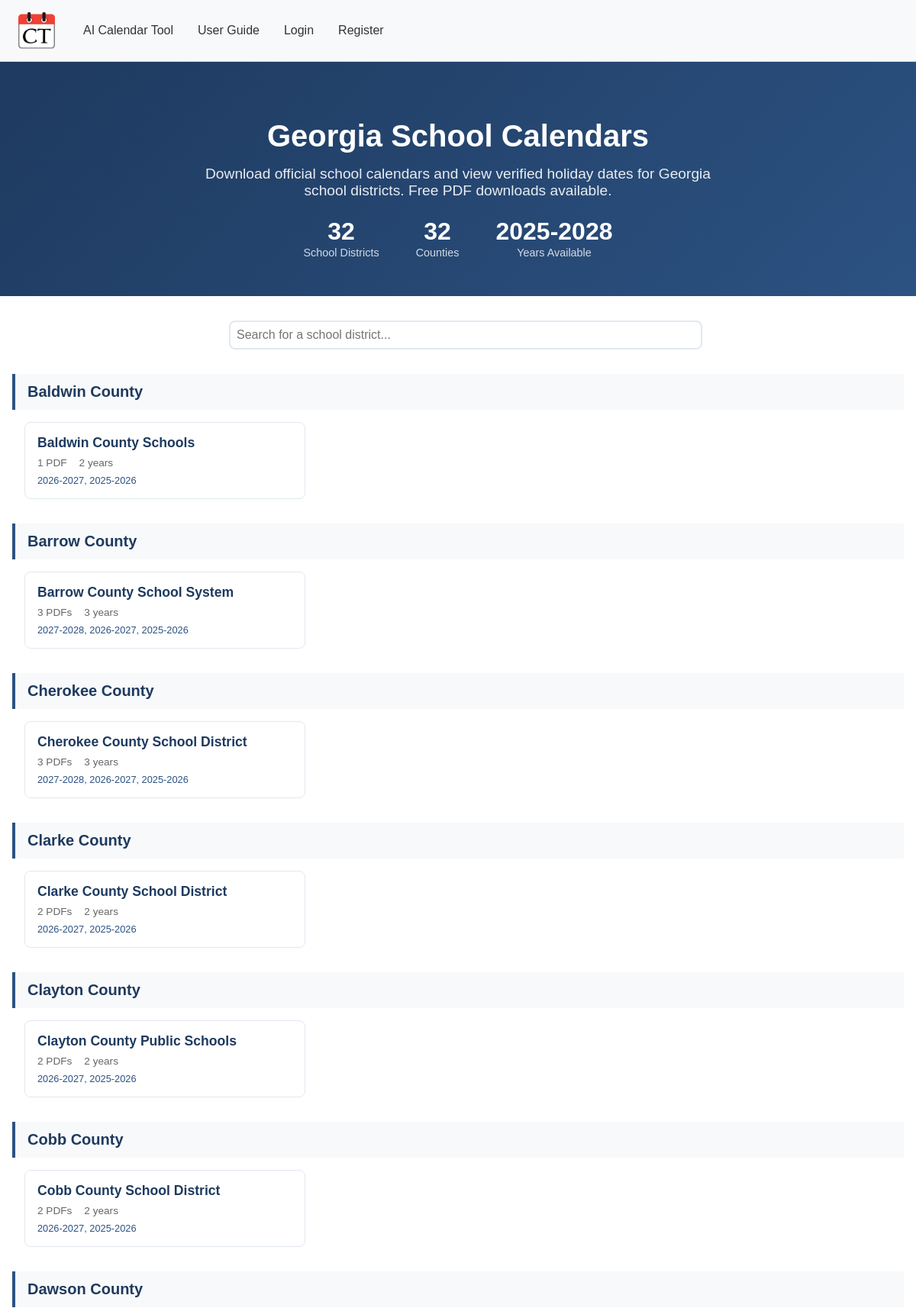
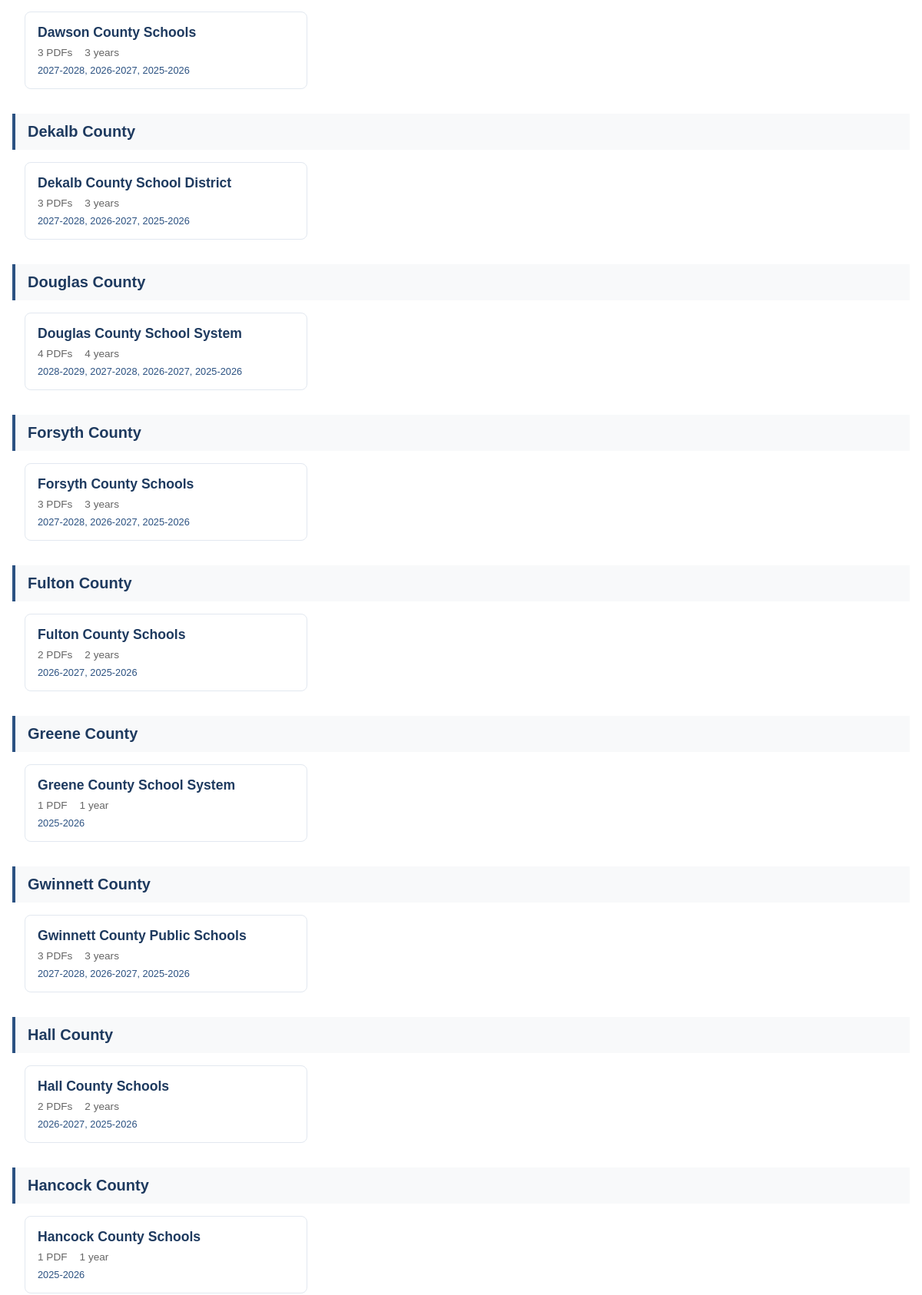
Page /georgia-school-calendars (upper part) on the committed database (2 pictures, top to bottom).
### models.py (models this page shows, shortened)
class SchoolEntity(db.Model):
    __tablename__ = 'school_entity'
    id = db.Column(db.Integer, primary_key=True)
    entity_type = db.Column(db.String(20), nullable=False, default='public_district')
    district_name = db.Column(db.String(255), nullable=False)
    normalized_name = db.Column(db.String(255), nullable=False, index=True)
    county = db.Column(db.String(100), nullable=True, index=True)
    nces_id = db.Column(db.String(50), nullable=True)
    is_active = db.Column(db.Boolean, default=True)
    website = db.Column(db.String(500), nullable=True)
    official_website = db.Column(db.String(500), nullable=True)  # Main school district website
    calendar_page_url = db.Column(db.String(500), nullable=True)  # Direct link to calendar page
    slug = db.Column(db.String(100), nullable=True, unique=True, index=True)  # URL-friendly name
    created_at = db.Column(db.DateTime, default=datetime.utcnow)
    updated_at = db.Column(db.DateTime, default=datetime.utcnow, onupdate=datetime.utcnow)
    __table_args__ = (
        db.UniqueConstraint('entity_type', 'normalized_name', 'county', name='uix_entity_type_name_county'),
        db.Index('ix_entity_county_name', 'county', 'normalized_name'),
    )

### main.py (the view)
@main.route('/georgia-school-calendars')
def school_calendars_index():
    entities = SchoolEntity.query.filter_by(is_active=True).order_by(SchoolEntity.county, SchoolEntity.district_name).all()
    counties = {}
    for entity in entities:
        county = entity.county or 'Other'
        if county not in counties:
            counties[county] = []
        file_count = CalendarFile.query.filter_by(school_entity_id=entity.id).count()
        years = db.session.query(VerifiedHoliday.school_year).filter_by(
            school_entity_id=entity.id
        ).distinct().all()
        counties[county].append({
            'entity': entity,
            'file_count': file_count,
            'years_available': sorted([y[0] for y in years], reverse=True)
        })
    sorted_counties = dict(sorted(counties.items()))
    return render_template('school_calendars_index.html',
        counties=sorted_counties,
        total_schools=len(entities)
    )

### templates/school_calendars_index.html (shortened to what this page needs)
{% extends "base.html" %}
{% block content %}
<div class="school-calendars-hero">
    <h1>Georgia School Calendars</h1>
    <p>Download official school calendars and view verified holiday dates for Georgia school districts. Free PDF downloads available.</p>
    <div class="stats-bar">
        <div class="stat-item">
            <span class="stat-number">{{ total_schools }}</span>
            <span class="stat-label">School Districts</span>
        </div>
        <div class="stat-item">
            <span class="stat-number">{{ counties|length }}</span>
            <span class="stat-label">Counties</span>
        </div>
        <div class="stat-item">
            <span class="stat-number">2025-2028</span>
            <span class="stat-label">Years Available</span>
        </div>
    </div>
</div>
<div class="search-container">
    <input type="text" id="schoolSearch" class="search-input" placeholder="Search for a school district..." autocomplete="off">
</div>
<div class="content-container">
    {% for county, schools in counties.items() %}
    <div class="county-section" data-county="{{ county }}">
        <div class="county-header">{{ county }} County</div>
        <div class="schools-grid">
            {% for school in schools %}
            <a href="{{ url_for('main.school_calendar_detail', slug=school.entity.slug) }}" class="school-card" data-name="{{ school.entity.district_name|lower }}">
                <div class="school-name">{{ school.entity.district_name }}</div>
                <div class="school-meta">
                    {% if school.file_count > 0 %}
                    <span>{{ school.file_count }} PDF{% if school.file_count != 1 %}s{% endif %}</span>
                    {% endif %}
                    {% if school.years_available %}
                    <span>{{ school.years_available|length }} year{% if school.years_available|length != 1 %}s{% endif %}</span>
                    {% endif %}
                </div>
                {% if school.years_available %}
                <div class="years-available">{{ school.years_available|join(', ') }}</div>
                {% endif %}
            </a>
            {% endfor %}
        </div>
    </div>
    {% endfor %}
</div>
{% endblock %}

### static/css/styles.css (style rules this page uses)
body { margin: 0; padding: 0; font-family: Arial, sans-serif; background-color: #ffffff; color: #333; }
input[type="text"], input[type="email"], input[type="password"] { display: block; width: 100%; padding: 0.5rem; margin-bottom: 1rem; }

### templates/school_calendars_index.html (style rules this page uses)
.school-calendars-hero { background: linear-gradient(135deg, #1e3a5f 0%, #2c5282 100%); color: white; padding: 3rem 2rem; text-align: center; margin-bottom: 2rem; }
.school-calendars-hero h1 { font-size: 2.5rem; margin-bottom: 1rem; }
.school-calendars-hero p { font-size: 1.2rem; opacity: 0.9; max-width: 700px; margin: 0 auto; }
.stats-bar { display: flex; justify-content: center; gap: 3rem; margin-top: 1.5rem; flex-wrap: wrap; }
.stat-item { text-align: center; }
.stat-number { font-size: 2rem; font-weight: bold; display: block; }
.stat-label { font-size: 0.9rem; opacity: 0.8; }
.county-section { margin-bottom: 2rem; }
.county-header { background: #f8f9fa; padding: 0.75rem 1rem; border-left: 4px solid #2c5282; margin-bottom: 1rem; font-size: 1.25rem; font-weight: 600; color: #1e3a5f; }
.schools-grid { display: grid; grid-template-columns: repeat(auto-fill, minmax(300px, 1fr)); gap: 1rem; padding: 0 1rem; }
.school-card { background: white; border: 1px solid #e2e8f0; border-radius: 8px; padding: 1rem; transition: all 0.2s ease; text-decoration: none; color: inherit; display: block; }
.school-name { font-weight: 600; color: #1e3a5f; font-size: 1.1rem; margin-bottom: 0.5rem; }
.school-meta { display: flex; gap: 1rem; font-size: 0.85rem; color: #666; }
.school-meta span { display: flex; align-items: center; gap: 0.25rem; }
.years-available { font-size: 0.8rem; color: #2c5282; margin-top: 0.5rem; }
.search-container { max-width: 600px; margin: 0 auto 2rem; padding: 0 1rem; }
.search-input { width: 100%; padding: 0.75rem 1rem; font-size: 1rem; border: 2px solid #e2e8f0; border-radius: 8px; outline: none; }
.content-container { max-width: 1200px; margin: 0 auto; padding: 0 1rem; }

### rows in the picture
SchoolEntity: county "Baldwin", entity.district_name "Baldwin County Schools", file_count "1", years_available|length "2", years_available "2026-2027, 2025-2026"
SchoolEntity: county "Barrow", entity.district_name "Barrow County School System", file_count "3", years_available|length "3", years_available "2027-2028, 2026-2027, 2025-2026"
SchoolEntity: county "Cherokee", entity.district_name "Cherokee County School District", file_count "3", years_available|length "3", years_available "2027-2028, 2026-2027, 2025-2026"
SchoolEntity: county "Clarke", entity.district_name "Clarke County School District", file_count "2", years_available|length "2", years_available "2026-2027, 2025-2026"
SchoolEntity: county "Clayton", entity.district_name "Clayton County Public Schools", file_count "2", years_available|length "2", years_available "2026-2027, 2025-2026"
SchoolEntity: county "Cobb", entity.district_name "Cobb County School District", file_count "2", years_available|length "2", years_available "2026-2027, 2025-2026"
SchoolEntity: county "Dawson", entity.district_name "Dawson County Schools", file_count "3", years_available|length "3", years_available "2027-2028, 2026-2027, 2025-2026"
SchoolEntity: county "Dekalb", entity.district_name "Dekalb County School District", file_count "3", years_available|length "3", years_available "2027-2028, 2026-2027, 2025-2026"
SchoolEntity: county "Douglas", entity.district_name "Douglas County School System", file_count "4", years_available|length "4", years_available "2028-2029, 2027-2028, 2026-2027, 2025-2026"
SchoolEntity: county "Forsyth", entity.district_name "Forsyth County Schools", file_count "3", years_available|length "3", years_available "2027-2028, 2026-2027, 2025-2026"
SchoolEntity: county "Fulton", entity.district_name "Fulton County Schools", file_count "2", years_available|length "2", years_available "2026-2027, 2025-2026"
SchoolEntity: county "Greene", entity.district_name "Greene County School System", file_count "1", years_available|length "1", years_available "2025-2026"
SchoolEntity: county "Gwinnett", entity.district_name "Gwinnett County Public Schools", file_count "3", years_available|length "3", years_available "2027-2028, 2026-2027, 2025-2026"
SchoolEntity: county "Hall", entity.district_name "Hall County Schools", file_count "2", years_available|length "2", years_available "2026-2027, 2025-2026"
SchoolEntity: county "Hancock", entity.district_name "Hancock County Schools", file_count "1", years_available|length "1", years_available "2025-2026"

### other values in the picture
{{ total_schools }} "32"
{{ counties|length }} "32"
